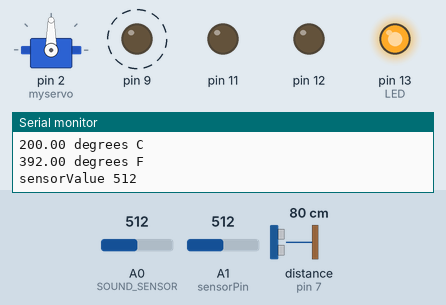
Recording of a sketch running on a simulated Arduino Uno, built with avr-gcc and run on an emulated ATmega328P. Parts: servo, output pins drawn as LEDs (lit = HIGH), the last lines printed to the serial monitor. Wiring (inferred from the names in the program): ultrasonic range finder: trigger pin 7; echo pin 7. Dashed ring = blinking. Inputs (shaded band) come from the test bench; at power-on: A1 (sensorPin) = 512, distance to the obstacle (sensor on pin 7) 80 cm, A0 (SOUND_SENSOR) = 512. The echo pulse lasts 58.3 µs per cm.

Above: at 6.5 s.
6.6 s: A1 (sensorPin) set to 189
10.1 s: A1 (sensorPin) set to 164
At 13.5 s:
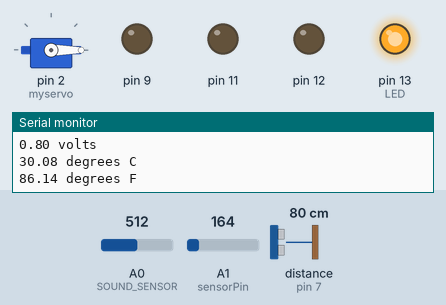
14.2 s: distance to the obstacle (sensor on pin 7) set to 120 cm
At 16.6 s:
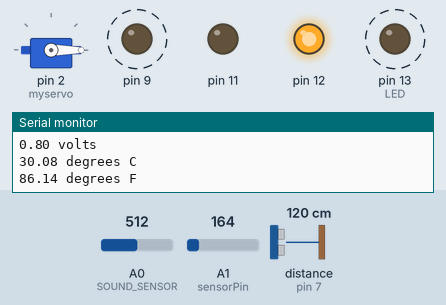
17.7 s: distance to the obstacle (sensor on pin 7) set to 9 cm
At 20.5 s:
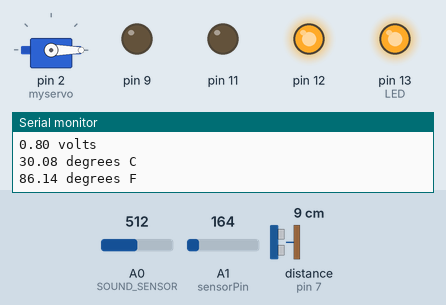
21.2 s: distance to the obstacle (sensor on pin 7) set to 35 cm
26.4 s: distance to the obstacle (sensor on pin 7) set to 250 cm
At 29.2 s:
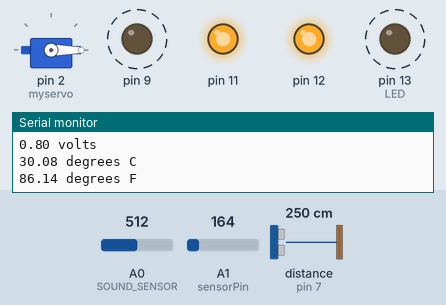
Timing chart, 0 to 31.2 s (numbered marks = the images above; inputs shaded):
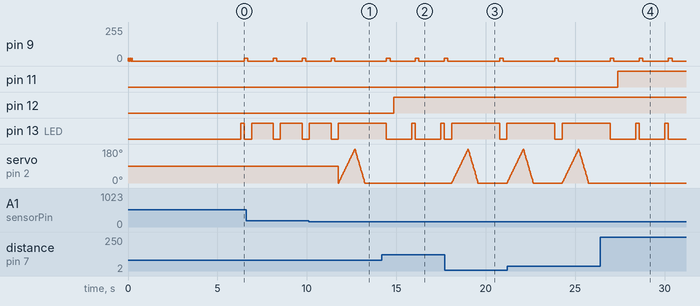

Measured:
- the behaviour switches between 175 and 174 on A1 (sensorPin) (found by bisection; images 0 and 1)
- after the input at 10.1 s, pin 9: goes on until 11.6 s, then stays 0/255; pin 13 (LED): goes on until 11.8 s, then stays HIGH
- after the input at 14.2 s, pin 12: LOW → HIGH after 0.66 s; servo on pin 2 (myservo): stays 0° (without the input it goes to 4° after 0.68 s)
- after the input at 17.7 s, servo on pin 2 (myservo): rises from 0° to 180° in 0.89 s, then falls to 0° in 0.56 s
- after the input at 26.4 s, pin 9: alternates 20/255 for 0.20 s and 0/255 for 1.4 s, starting after 2.2 s; pin 11: LOW → HIGH after 0.98 s; pin 13 (LED): alternates HIGH for 0.20 s and LOW for 1.4 s, starting after 2.0 s; servo on pin 2 (myservo): stops changing and stays 0°
- by itself, pin 9: alternates 20/255 for 0.20 s and 0/255 for 1.4 s
- by itself, pin 13 (LED): alternates HIGH for 1.2 s and LOW for 0.41 s

The sketch:

FINAL.ino
```cpp
const int pingPin = 7;
// Function: If the sound sensor senses a sound that is up to the threshold you set in the code, the LED is on for 200ms.
// Hardware: Grove - Sound Sensor, Grove - LED
int sensorPin = 1; //the analog pin the TMP36's Vout (sense) pin

#include <Servo.h>// for servo

Servo myservo;  // create servo object to control a servo
                // twelve servo objects can be created on most boards

int pos = 0;    // variable to store the servo position

/*macro definitions of the sound sensor and the LED*/
#define SOUND_SENSOR A0
#define LED 13      // the number of the LED pin

#define THRESHOLD_VALUE 100//The threshold to turn the led on 400.00*5/1024 = 1.95v

void setup() {
  // put your setup code here, to run once:
  Serial.begin(9600);
  myservo.attach(2);  // attaches the servo on pin 2 to the servo object
  pinMode(9, OUTPUT);
  beep(50);
  beep(50);
  beep(50);
  delay(1000);
  pinMode(11, OUTPUT);
  pinMode(12, OUTPUT);
  pinMode(13, OUTPUT);
  pins_init();
  // for debugging, wait until a serial console is connected
  delay(4000);
  while(!Serial);

}


void loop() {
  //--added code
  //getting the voltage reading from the temperature sensor
    int reading = analogRead(sensorPin);
    // converting that reading to voltage, for 3.3v arduino use 3.3
    float voltage = reading * 5.0;
    voltage /= 1024.0;
    // print out the voltage
    Serial.print(voltage); Serial.println(" volts");
    // now print out the temperature
    float temperatureC = (voltage - 0.5) * 100 ; //converting from 10 mv per degree wit 500 mV offset
    //to degrees ((voltage - 500mV) times 100)
    Serial.print(temperatureC); Serial.println(" degrees C");
    // now convert to Fahrenheit
    float temperatureF = (temperatureC * 9.0 / 5.0) + 32.0;
    Serial.print(temperatureF); Serial.println(" degrees F");
    delay(1000); //waiting a second

  //---sound sensor
  int sensorValue = analogRead(SOUND_SENSOR);//use A0 to read the electrical signal
  Serial.print("sensorValue ");
  Serial.println(sensorValue);
  if(sensorValue > THRESHOLD_VALUE)
  {
  turnOnLED();//if the value read from A0 is larger than 400,then light the LED
  delay(200);
  }
  turnOffLED();

  // put your main code here, to run repeatedly:
 long duration, inches, cm;
  beep(200);
  // The PING))) is triggered by a HIGH pulse of 2 or more microseconds.
  // Give a short LOW pulse beforehand to ensure a clean HIGH pulse:
  pinMode(pingPin, OUTPUT);
  digitalWrite(pingPin, LOW);
  delayMicroseconds(2);
  digitalWrite(pingPin, HIGH);
  delayMicroseconds(5);
  digitalWrite(pingPin, LOW);


  // The same pin is used to read the signal from the PING))): a HIGH
  // pulse whose duration is the time (in microseconds) from the sending
  // of the ping to the reception of its echo off of an object.
  pinMode(pingPin, INPUT);
  duration = pulseIn(pingPin, HIGH);

  // convert the time into a distance
  inches = microsecondsToInches(duration);
  cm = microsecondsToCentimeters(duration);

  Serial.print(inches);
  Serial.print("in, ");
  Serial.print(cm);
  Serial.print("cm");
  Serial.println();

   if (108 > inches && inches > 73)
 {
   digitalWrite(11, HIGH);
 }
 else if (inches > 37)
{
  digitalWrite(12, HIGH);

}
else if (inches > 1)
{
  digitalWrite(13, HIGH);

  // PLACED THE CODE TO ACTIVATE SERVO IF TEMP IS LESS THAN 90 AND INCHES IS LESS THAN
        if ((sensorValue > THRESHOLD_VALUE) && (temperatureF < 95.0))
      {
          Serial.print("In if: "); Serial.println(temperatureF);
          for(pos = 0; pos <= 180; pos += 1) // goes from 0 degrees to 180 degrees
          {                                  // in steps of 1 degree
            myservo.write(pos);              // tell servo to go to position in variable 'pos'
            delay(5);                       // waits 15ms for the servo to reach the position
          }
     for(pos = 180; pos>=0; pos-=1)     // goes from 180 degrees to 0 degrees
          {
            myservo.write(pos);              // tell servo to go to position in variable 'pos'
            delay(3);                       // waits 15ms for the servo to reach the position
           }
      }//close IF statement
}
else
{
  digitalWrite (11, LOW), digitalWrite (12, LOW), digitalWrite (13, LOW);
}
  delay(10);
}

void pins_init()
{
pinMode(LED, OUTPUT);
pinMode(SOUND_SENSOR, INPUT);
}

long microsecondsToInches(long microseconds)
{
  // According to Parallax's datasheet for the PING))), there are
  // 73.746 microseconds per inch (i.e. sound travels at 1130 feet per
  // second).  This gives the distance travelled by the ping, outbound
  // and return, so we divide by 2 to get the distance of the obstacle.
  // See: http://www.parallax.com/dl/docs/prod/acc/28015-PING-v1.3.pdf
  return microseconds / 74 / 2;
}

long microsecondsToCentimeters(long microseconds)
{
  // The speed of sound is 340 m/s or 29 microseconds per centimeter.
  // The ping travels out and back, so to find the distance of the
  // object we take half of the distance travelled.
  return microseconds / 29 / 2;
}

void beep(unsigned char delayms){
  analogWrite(9, 20);      // Almost any value can be used except 0 and 255
                           // experiment to get the best tone
  delay(delayms);          // wait for a delayms ms
  analogWrite(9, 0);       // 0 turns it off
  delay(delayms);          // wait for a delayms ms
}

void turnOnLED()
{
digitalWrite(LED,HIGH);
}
void turnOffLED()
{
digitalWrite(LED,LOW);
}
```
